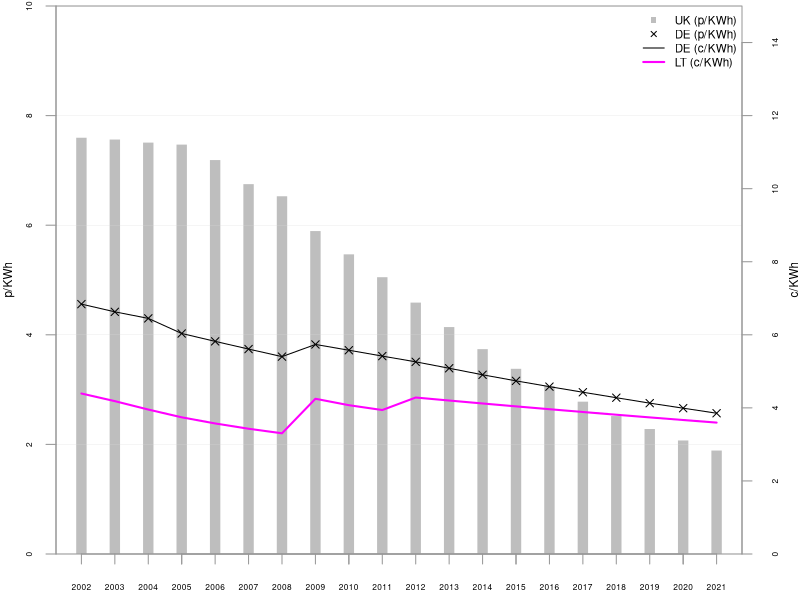

The R script that drew this image:
####################
#
#	Title:  Expected Average Remuneration under the EEG and the ROC. (2002 - 2021)
# Source: Calculations and assumptions: Buttler and Neuhoff (2008, 2004). 
# Data sources: EUROSTAT (sts_inpp_a). DE: BMU (EEG 2000, section 7. EEG 2004, article 10. EEG 2009, section 20, 29 and 30. EEG 2012, section 20, 29 and 30). Lauber and Mez (2004). Statistisches Bundesamt (WZ08-47).  LT: Marciukatis (2011). Baltpool (2012). UK: [See previous calculations]. Office for National Statistics (MM23)
#	Notes: Assumed fixed annual inflation rate from 2012 in all three countries of 1.96%.
# Units: p/KWh and c/KWh (in 2003-prices)
# Dependencies: fig_roc-price-compontents.R (ROC.Value.csv)
# Reverse dependencies: fig_anticipated-price-energy.R (DE.PMT.csv, LT.PMT.csv, UK.PMT.csv).
#
####################

#library(ggplot2)
#library(reshape2)

# LOAD THE DATA
data.ROC.Value = read.csv("ROC.Value.csv")

data.rpi.UK = read.csv("ons_mm23_rpi.csv") # index (January 1987=100)
data.rpi.DE = read.csv("destatis_WZ08-47_rpi.csv") # index (2005=100)
data.ppi = read.csv("eurostat-sts_inpp_a_producerpriceindex.csv") # index (2005=100)

# Parameters
Discount.rate = 0.08 # 8%
Exchange.rate.GBP = 1.5 # GBP/EUR
Exchange.rate.LTL = 63.7/220 # LTL/EUR. Calculated as 63.7EUR/220LTL. Calculated using the infomation from Marciukatis (2011)
Pool.price.UK = 3 # p/KWh. 2.79 in Butler and Neuhoff calculations, but they use it from 2025.
# Before the Ignalina NPP was shut down, there was not electricity market in LT, since Ignalina contributed to the majority of electricity production. And as a consequence the "price" paid to nuclear has been very stable for 10 year, LTL 6.58 (2008), 6.11 (2009) ≈ 1.7. (NCC, 2009 and XXXX 20xx)
# We make the assumption that:
# - A fixed pool price for all years, correspond the the average of the last three years market data.
# - BALTPOOL: Last three year average (2010-2012): 157.36 LTL/MWh  ≈ 4.54 c/KWh.
# - Project developers belevied the the goverments commitment to close down the nuclear power plant no later than 31. december 2009 (European Commission 2008). And that they therefore anticipate the higher market pool price.
# - Similarly we assume that the market price also take the long term MC ??? into account, and any (evt.) newly constructed nuclear power will not increase the pool price / make it jump.
Pool.price.LT = 157.36 *Exchange.rate.LTL/10 # c/KWh.
Future.inflation.rate = 0.0196 # 1.96% annually. From Butler and Neuhoff calculations. Assumption: ECB target of just below 2%. And identical in all three countries.

# Time range for build year
years = c(2002:2021)
years.DE = c(2000:2021)

# Creating empty components that we will fill content into later
DE.FIT.initial.fee = NA
DE.FIT.basic.fee = NA
DE.FIT.degression.rate = NA
LT.FIT.initial.fee = NA
# Cash flow:
# x-axis: build year,     y-axis: years after build.
# x-axis: year 2002-2021, y-axis: the 20 year investment evaluation perio d.
DE.cash.flow = matrix(NA, ncol = length(years.DE), nrow = 20) # c/KWh. Start from 2000 - and afterwards we export and then remove extra years.
LT.cash.flow = matrix(NA, ncol = length(years), nrow = 20) # c/KWh
UK.cash.flow = matrix(NA, ncol = length(years), nrow = 20) # p/KWh
colnames(DE.cash.flow) = years.DE
colnames(LT.cash.flow) = years
colnames(UK.cash.flow) = years


#####
# Fixing base years of the indecies
#####

# We deflate each value in the cash flow, to the price index in the corresponding year. For years after 2011 we assume the same fixed inflation rate for all countries (1.96%)

# This function changes the base of of an index. Required: the new base year, list of years and corresponding list of index values (as old base year).
SET.BASE.YEAR = function(base.year, list.years, list.index){
  i = match(base.year, list.years) # finds the row number that corresponds to the base.year
  df = cbind(list.years, lapply(list.index, function(x){x/list.index[i]*100}) ) # recaulculating index values
  #colnames(df) = c("Years", paste("Index (",base.year,"=100)", sep = "") )
  colnames(df) = c("Years", "Index")
  df # return data frame with years and index.
}

UK.2003.rpi = SET.BASE.YEAR(2003, data.rpi.UK$X, data.rpi.UK$CHAW)
DE.2003.rpi = SET.BASE.YEAR(2003, data.rpi.DE$X, data.rpi.DE[,2])
LT.2003.ppi = SET.BASE.YEAR(2003, data.ppi$X, data.ppi$Lithuania)

# Extending the price indecies from 2012-2040, using the fixed inflation rates.

UK.2003.rpi.extended = matrix(NA, ncol = 2, nrow = (nrow(UK.2003.rpi)+(2040-2011)) )
colnames(UK.2003.rpi.extended) = c("Years", "Index")
for(i in 1:nrow(UK.2003.rpi.extended)) {
  if(i <= nrow(UK.2003.rpi)) {
    UK.2003.rpi.extended[,1][[i]] = UK.2003.rpi[,1][[i]]
    UK.2003.rpi.extended[,2][[i]] = UK.2003.rpi[,2][[i]]
  } else {
    UK.2003.rpi.extended[,1][[i]] = UK.2003.rpi.extended[,1][[i-1]] + 1
    UK.2003.rpi.extended[,2][[i]] = UK.2003.rpi.extended[,2][[i-1]] * (1+Future.inflation.rate)
  }
}

DE.2003.rpi.extended = matrix(NA, ncol = 2, nrow = (nrow(DE.2003.rpi)+(2040-2011)) )
colnames(DE.2003.rpi.extended) = c("Years", "Index")
for(i in 1:nrow(DE.2003.rpi.extended)) {
  if(i <= nrow(DE.2003.rpi)) {
    DE.2003.rpi.extended[,1][[i]] = DE.2003.rpi[,1][[i]]
    DE.2003.rpi.extended[,2][[i]] = DE.2003.rpi[,2][[i]]
  } else {
    DE.2003.rpi.extended[,1][[i]] = DE.2003.rpi.extended[,1][[i-1]] + 1
    DE.2003.rpi.extended[,2][[i]] = DE.2003.rpi.extended[,2][[i-1]] * (1+Future.inflation.rate)
  }
}

LT.2003.ppi.extended = matrix(NA, ncol = 2, nrow = (nrow(LT.2003.ppi)+(2040-2011)) )
colnames(LT.2003.ppi.extended) = c("Years", "Index")
for(i in 1:nrow(LT.2003.ppi.extended)) {
  if(i <= nrow(LT.2003.ppi)) {
    LT.2003.ppi.extended[,1][[i]] = LT.2003.ppi[,1][[i]]
    LT.2003.ppi.extended[,2][[i]] = LT.2003.ppi[,2][[i]]
  } else {
    LT.2003.ppi.extended[,1][[i]] = LT.2003.ppi.extended[,1][[i-1]] + 1
    LT.2003.ppi.extended[,2][[i]] = LT.2003.ppi.extended[,2][[i-1]] * (1+Future.inflation.rate)
  }
}


#####
# Germany cash flow
#####

# For each build year the EEG gives an intial fee (for the first 5 years) and a basic fee (for the following 15 years).
# These rates are degressed from build year to build year, corresponding to the degression rate specified in the EEG.
for(i in 1:20) { # for each year after build (row)
  # Start from 2000 - and afterwards we export and then remove extra years.
  for(j in 1:length(years.DE)) { # for each build year (coloumn)

    # EEG 2000 (2000-2004)
    if(j <= 3) {
      # Rates for year 2000
      DE.FIT.initial.fee = 9.1 # c/KWh
      DE.FIT.basic.fee = 6.17 # c/KWh
      DE.FIT.degression.rate = 0.015 # 1.5%
      # Degression from 2002.
      if(j == 3) {
        DE.FIT.initial.fee = DE.FIT.initial.fee * (1-DE.FIT.degression.rate)
        DE.FIT.basic.fee = DE.FIT.basic.fee * (1-DE.FIT.degression.rate)
      }
    # EEG 2004 (2005-2008)
    } else if(j == 6) {
      # Rates for year 2004
      DE.FIT.initial.fee = 8.7 # c/KWh
      DE.FIT.basic.fee = 5.5 # c/KWh
      DE.FIT.degression.rate = 0.02 # 2%
      # Start from 2005: 
      DE.FIT.initial.fee = DE.FIT.initial.fee * (1-DE.FIT.degression.rate)
      DE.FIT.basic.fee = DE.FIT.basic.fee * (1-DE.FIT.degression.rate)
      
    # EEG 2009 (2009-20011)
    } else if(j == 10) { 
      # Rates for year 2009
      DE.FIT.initial.fee = 9.2 # c/KWh
      DE.FIT.basic.fee = 5.02 # c/KWh
      DE.FIT.degression.rate = 0.01 # 1%
      
    # EEG 2012 (2012-)
    } else if(j == 13) { 
      # Rates for year 2012
      DE.FIT.initial.fee = 8.93 # c/KWh
      DE.FIT.basic.fee = 4.87 # c/KWh
      DE.FIT.degression.rate = 0.015 # 1.5%
      
    # Degress fees according to degression rates
    } else {
      DE.FIT.initial.fee = DE.FIT.initial.fee * (1-DE.FIT.degression.rate)
      DE.FIT.basic.fee = DE.FIT.basic.fee * (1-DE.FIT.degression.rate)
    }
    
    # First 5 years: initial fee. Thereafter: basic fee.
    if(i <= 5) {
      DE.cash.flow[i,j] = DE.FIT.initial.fee
    } else {
      DE.cash.flow[i,j] = DE.FIT.basic.fee
    }
  }
}

# Round numbers:
# Degression rates should be calculated on the unrounded numbers, but developers will pay using rounded numbers. 
for(i in 1:20) { # for each year after build (row)
  for(j in 1:length(years.DE)) { # for each build year (coloumn)
    
    # Round to 1 digit in EEG 2000, and 2 digit in all following EEGs.
    if(j > 2 && j < 6 ) {
      DE.cash.flow[i,j] = round(DE.cash.flow[i,j], digits = 1)
    } else {
      DE.cash.flow[i,j] = round(DE.cash.flow[i,j], digits = 2)
    }
    
  }
}

# Price adjust:
for(i in 1:20) { # for each year after build (row)
  for(j in 1:length(years.DE)) { # for each build year (coloumn)
    DE.cash.flow[i,j] = DE.cash.flow[i,j] / DE.2003.rpi.extended[,2][((i-1)+j+9)] * 100
  }
}

#####
# Lithuania cash flow
#####

# For each build year the LT FIT system gives fee (for the first 12 years) and thereafter developers recive the pool price.
for(i in 1:20) { # for each year after build (row)
  for(j in 1:length(years)) { # for each build year (coloumn)
    
    # 2002-2008
    if(j == 1) { LT.FIT.initial.fee = 220 *Exchange.rate.LTL/10 # c/KWh
      
    # 2009-2012
    } else if(j == 8) { LT.FIT.initial.fee = 300 *Exchange.rate.LTL/10 # c/KWh
      
    # 2012-
    # What assumptions should be make ?? Simple average of the three sub-band rates or ???
    } else if(j == 11) { # LT.FIT.initial.fee =
      # simple average of data from http://www.regula.lt in LTL, so also applying exchange rate to get it in euro-cent
      LT.FIT.initial.fee = mean(c(370, 360, 280)) *Exchange.rate.LTL/10
    }
    
    # First 12 years: initial fee. Thereafter: pool price.
    if(i <= 12) {
      LT.cash.flow[i,j] = LT.FIT.initial.fee
    } else {
      LT.cash.flow[i,j] = Pool.price.LT
    }
    
  }
}

# Price adjust:
for(i in 1:20) { # for each year after build (row)
  for(j in 1:length(years)) { # for each build year (coloumn)
    LT.cash.flow[i,j]  = LT.cash.flow[i,j] / LT.2003.ppi.extended[,2][((i-1)+j+7)] * 100
  }
}

#####
# UK cash flow
#####

# Using the total ROC value, that we calculated in fig_roc-price-compontents.R, we fill in each year with its respective price.
# For years after 2021 where we have not calculated ROC value:
# We will assume fixed price of 3 similar to (but not mentioned in) Butler and Neuhoff (2008). The number 3 has been found by method of trial-and-error.
for(i in 1:20) { # for each year after build (row)
  for(j in 1:length(years)) { # for each build year (coloumn)
    if( ((i-1)+j) <= length(data.ROC.Value$Total) ) { # if we have calculated the ROC value for the specific year
      UK.cash.flow[i,j] = data.ROC.Value$Total[[((i-1)+j)]] # Total ROC value p/KWH
    } else {
      UK.cash.flow[i,j] = Pool.price.UK # 3 p/KWh
    }
  }
}

# Price adjust:
#a = c("START:")
for(i in 1:20) { # for each year after build (row)
  for(j in 1:length(years)) { # for each build year (coloumn)
    #a = append(a, c(UK.2003.rpi.extended[,1][((i-1)+j+15)]))
    UK.cash.flow[i,j] = UK.cash.flow[i,j] / UK.2003.rpi.extended[,2][((i-1)+j+15)] * 100
  }
  #a = append(a, "###")
}
#a # prints the years from the price index that correspond to the years in the cash flow. Just to check whether we are using the correct offset.


#####
# Calculating Net Present Value and correspoding Payment
#####

NPV = function(i, N) {
  SUM = 0
  for(t in 1:length(N)) {
    SUM = SUM + N[[t]]/((1+i)^t)
  }
  SUM # returns the SUM
}

PMT = function(i, n, PV) {
  PV / ( (1 - (1/(1 + i)^n)) / i ) # Returns payment
}  

# calculating NPV for each year
DE.NPV = sapply(colnames(DE.cash.flow), function(x){NPV(Discount.rate, DE.cash.flow[, x])} ) 
LT.NPV = sapply(colnames(LT.cash.flow), function(x){NPV(Discount.rate, LT.cash.flow[, x])} )
UK.NPV = sapply(colnames(UK.cash.flow), function(x){NPV(Discount.rate, UK.cash.flow[, x])} )

# calculating Payment for each year
DE.PMT = lapply(DE.NPV, function(x){PMT(Discount.rate, 20, x)} ) 
LT.PMT = lapply(LT.NPV, function(x){PMT(Discount.rate, 20, x)} )
UK.PMT = lapply(UK.NPV, function(x){PMT(Discount.rate, 20, x)} )

# save for export and remove years 2000 and 2001
DE.PMT.short = DE.PMT[3:22]

#####
# Plotting
#####

# German rates in pounds instead of euro
DE.PMT.POUNDS = lapply(DE.PMT.short, function(x){ x/Exchange.rate.GBP } )

pdf(file="fig_expected-average-remuneration-priceadjusted.pdf", height=3, width=5)

par(mar=c(2,2.5,0,2.6)+.3, yaxs='i') # margin, and y-axis start at y=0
plot(x=years, y=UK.PMT, axes=FALSE, col="gray", type="h", lwd=10, lend="square", xlab="", ylab="", cex.lab=0.7, ylim=range(0,10))
abline(h=c(0,2,4,6,8,10), col="#D9D9D9", lwd=0.3)
mtext("p/KWh",side=2, line=2, cex=0.7)
axis(1, labels=FALSE, col="#989898")
axis(1, at=years, cex.axis=0.5, col="#989898")
axis(2, cex.axis=0.5, col="#989898")
points(x=years, y=DE.PMT.POUNDS, pch=4)
par(new=TRUE) # plot the following using the secondary axis: 
plot(x=years, y=DE.PMT.short, axes=FALSE, type="l", xaxt="n", yaxt="n", xlab="", ylab="", ylim=range(0,10*Exchange.rate.GBP))
box(col="#989898")
lines(x=years, y=LT.PMT, col="#FF00FF", lwd=2)
axis(4, cex.axis=0.5, col="#989898") # add secondary axis
mtext("c/KWh",side=4, line=2, cex=0.7)
legend("topright", legend=c("UK (p/KWh)","DE (p/KWh)", "DE (c/KWh)", "LT (c/KWh)"), col=c("grey","black", "black","#FF00FF"), lty = c(NA, NA,"solid","solid"), lwd = c(NA, NA, 1, 2), pch = c(15, 4, NA, NA), cex=0.7, bty="n")

dev.off()

#####
# Export
#####

# Save to CSV
write.csv(cbind(DE.PMT), "DE.PMT.csv", row.names=TRUE)
write.csv(cbind(LT.PMT), "LT.PMT.csv", row.names=TRUE)
write.csv(cbind(UK.PMT), "UK.PMT.csv", row.names=TRUE)
